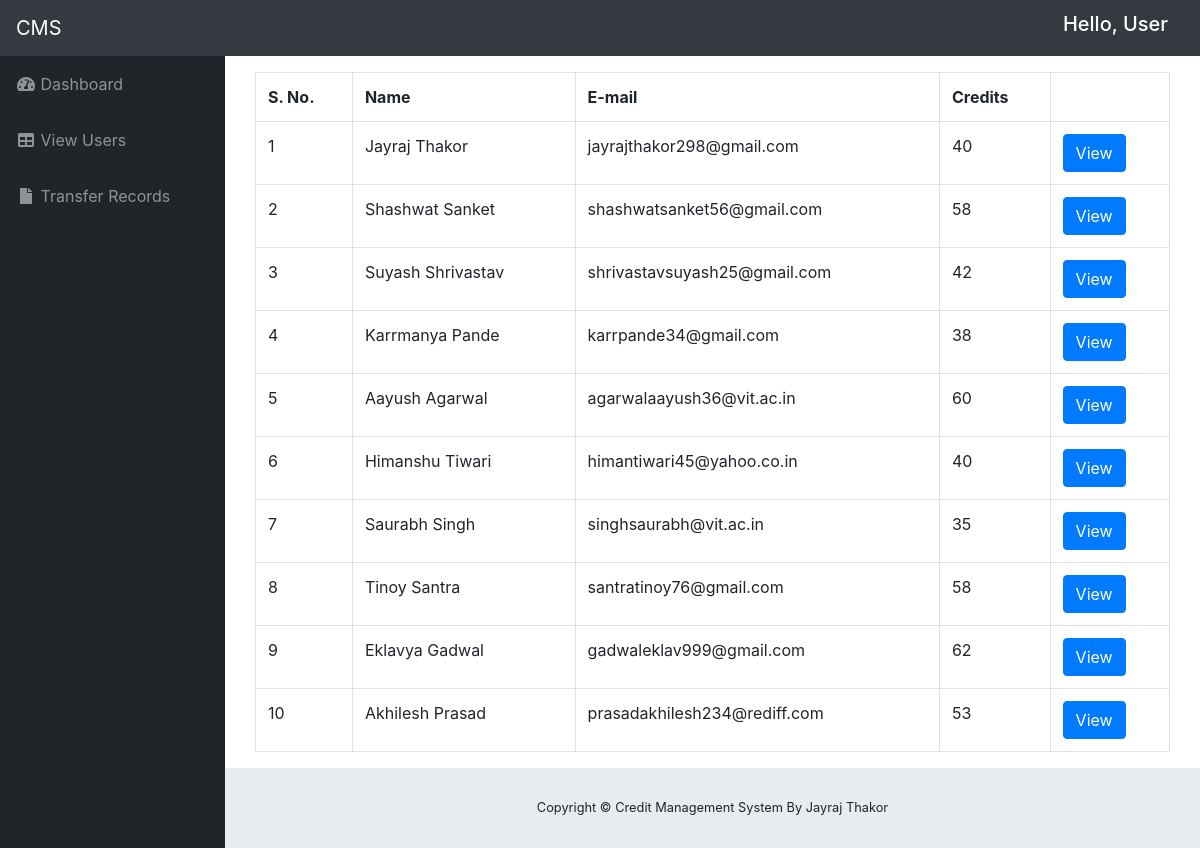
The app's page /viewuserstable.php with its own data.
### tables this page shows
CREATE TABLE `usersdata` (
  `id` int(10) NOT NULL,
  `name` varchar(100) NOT NULL,
  `email` varchar(100) NOT NULL,
  `currentCredits` int(10) NOT NULL,
  `mobNo` varchar(10) NOT NULL,
  `College` varchar(100) NOT NULL
);

### viewuserstable.php (the view)
<?php include 'header1.php'?>
<?php include 'dbcon.php'?>
<?php
$query = "SELECT * FROM usersdata";
$result = mysqli_query($connection,$query);
?>
<div class="container">
    <table class="table table-bordered table-hover" style="border-radius: 5px;">
        <tr>
            <th>S. No.</th>
            <th>Name</th>
            <th>E-mail</th>
            <th>Credits</th>
            <th></th>
        </tr>
        <?php
            while($rows = mysqli_fetch_array($result))
            {
                echo "<tr>";
                echo "<td>" .$rows['id']. "</td>";
                echo "<td>" .$rows['name']. "</td>";
                echo "<td>" .$rows['email']. "</td>";
                echo "<td>" .$rows['currentCredits']. "</td>";
                echo "<td><a class='text-white' href='viewuser.php?id= ".$rows['id']." '><button class='btn btn-primary'>View</button></a></td>";
                echo "</tr>";
            }
        ?>
    </table>
</div>
<?php include 'footer.php'?>

### header1.php (shortened to what this page needs)
<!DOCTYPE html>
<html lang="en">
<head>
  <link href="vendor/fontawesome-free/css/all.min.css" rel="stylesheet" type="text/css">
  <link href="vendor/datatables/dataTables.bootstrap4.css" rel="stylesheet">
  <link href="css/sb-admin.css" rel="stylesheet">
</head>
<body id="page-top">
  <nav class="navbar navbar-expand navbar-dark bg-dark static-top">
    <a class="navbar-brand mr-1" href="index.php">CMS</a>
    <ul class="d-none d-md-inline-block form-inline ml-auto mr-0 mr-md-3 my-2 my-md-0">
    <h5 class="text-white">Hello, User</h5>
    </ul>
  </nav>
  <div id="wrapper">
    <ul class="sidebar navbar-nav">
      <li class="nav-item">
        <a class="nav-link" href="index.php">
          <i class="fas fa-fw fa-tachometer-alt"></i>
          <span>Dashboard</span>
        </a>
      </li>
      <li class="nav-item">
        <a class="nav-link" href="viewuserstable.php">
          <i class="fas fa-fw fa-table"></i>
          <span>View Users</span></a>
      </li>
      <li class="nav-item">
        <a class="nav-link" href="transferrecords.php">
          <i class="fas fa-fw fa-file"></i>
          <span>Transfer Records</span></a>
      </li>
    </ul>
<div id="content-wrapper">
    <div class="container-fluid">

### footer.php (shortened to what this page needs)
</div>
</div>
</div>
<footer class="sticky-footer">
   <div class="container my-auto">
      <div class="copyright text-center my-auto">
         <span>Copyright © Credit Management System By Jayraj Thakor</span>
      </div>
   </div>
</footer>
</body>
</html>

### records on screen
usersdata: id "1", name "Jayraj Thakor", email "jayrajthakor298@gmail.com", currentCredits "40"
usersdata: id "2", name "Shashwat Sanket", email "shashwatsanket56@gmail.com", currentCredits "58"
usersdata: id "3", name "Suyash Shrivastav", email "shrivastavsuyash25@gmail.com", currentCredits "42"
usersdata: id "4", name "Karrmanya Pande", email "karrpande34@gmail.com", currentCredits "38"
usersdata: id "5", name "Aayush Agarwal", email "agarwalaayush36@vit.ac.in", currentCredits "60"
usersdata: id "6", name "Himanshu Tiwari", email "himantiwari45@yahoo.co.in", currentCredits "40"
usersdata: id "7", name "Saurabh Singh", email "singhsaurabh@vit.ac.in", currentCredits "35"
usersdata: id "8", name "Tinoy Santra", email "santratinoy76@gmail.com", currentCredits "58"
usersdata: id "9", name "Eklavya Gadwal", email "gadwaleklav999@gmail.com", currentCredits "62"
usersdata: id "10", name "Akhilesh Prasad", email "prasadakhilesh234@rediff.com", currentCredits "53"
